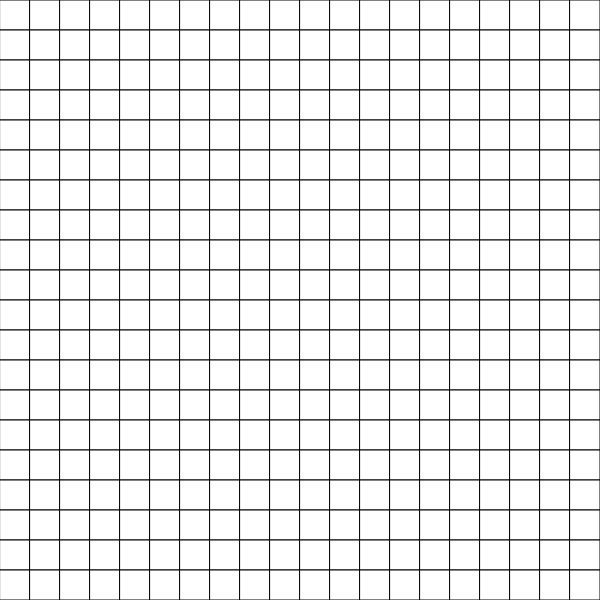
Frame 1 (no input)
Frame 60 (no input): identical to frame 1, image omitted
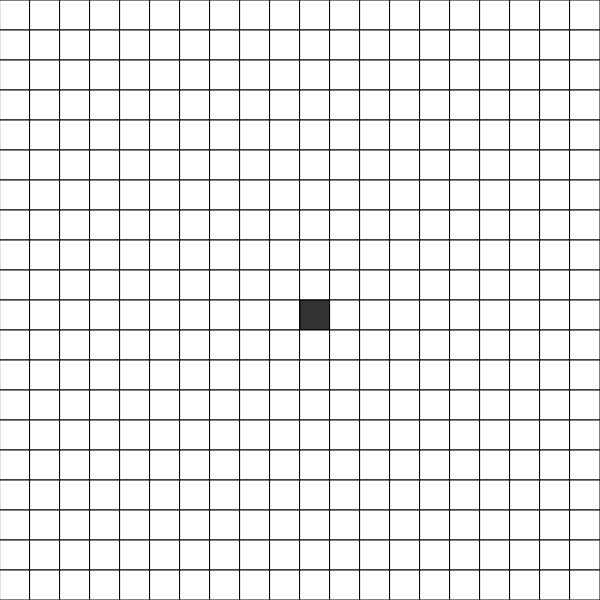
Frame 120 (the mouse pressed at the canvas centre since frame 60)

The p5.js sketch that drew these frames (run headless with seeded random() and noise() and a simulated clock; from frame 60 on, the mouse is pressed at the canvas centre):

// p5.js sketch
// ── sketch.js
let rows;
let cols;
let cellsize = 30;
let grid = [];
let solveButton;
let clearButton;

function setup() {
  createCanvas(600, 600);

  rows = floor(height / cellsize);
  cols = floor(width / cellsize);

  //create cells
  for (let i = 0; i < rows; i++) {
    for (let j = 0; j < cols; j++) {
      let newCell = new Cell(i, j);
      grid.splice(index(i, j), 0, newCell);
    }
  }
  //

  //add neighbours
  for (cell of grid) {
    cell.addNeighbours();
  }
  //

  //create buttons
  solveButton = createButton("solve");
  solveButton.position(20, height + 20);
  solveButton.mousePressed(bfs);

  clearButton = createButton("clear");
  clearButton.position(120, height + 20);
  clearButton.mousePressed(reset);
  //
}

function draw() {
  background(51);

  //draw cell on canvas
  for (let cell of grid) {
    cell.show();
  }
  //

  //xxxxxxxxxxxxxxxxxMAKING START END WALLS LOGICxxxxxxxxxxxxxxxxx
  let x = floor(map(mouseX, 0, width, 0, cols));
  let y = floor(map(mouseY, 0, height, 0, rows));
  if (x >= 0 && y >= 0 && x < cols && y < rows) {
    if (mouseIsPressed && mouseButton == LEFT) {
      grid[index(x, y)].isWall = true;
    }
    if (keyIsPressed && key === "s") {
      grid[index(x, y)].isStart = true;
    }
    if (keyIsPressed && key === "e") {
      grid[index(x, y)].isEnd = true;
    }
  }
  //xxxxxxxxxxxxxxxxxMAKING START END WALLS LOGICxxxxxxxxxxxxxxxxx
}

//HELPER FUNCTONS
function index(i, j) {
  if (i < 0 || i >= rows || j < 0 || j >= cols) {
    return -1;
  }
  return i * rows + j;
}

function reset() {
  //clear the grid
  grid = [];
  //create cells
  for (let i = 0; i < rows; i++) {
    for (let j = 0; j < cols; j++) {
      let newCell = new Cell(i, j);
      grid.splice(index(i, j), 0, newCell);
    }
  }
  //

  //add neighbours
  for (cell of grid) {
    cell.addNeighbours();
  }
  //
}

// ── bfs.js
function bfs() {
  let startNode;
  let endNode;
  for (let cell of grid) {
    if (cell.isStart) {
      startNode = cell;
    }
    if (cell.isEnd) {
      endNode = cell;
    }
  }
  let Q = [];
  startNode.discovered = true;
  //push in Q
  Q.splice(0, 0, startNode);
  while (Q.length > 0) {
    let current = Q.pop();
    if (current.isEnd) {
      console.log("found goal node");
      break;
    } else {
      for (let neighbour of current.neighbours) {
        // console.log(neighbour);
        if (!neighbour.discovered) {
          // console.log(neighbour);
          neighbour.discovered = true;
          neighbour.parent = current;
          Q.splice(0, 0, neighbour);
        }
      }
    }
  }

  let end = endNode;
  while (end.parent != null) {
    // console.log(end);
    end.isPath = true;
    end = end.parent;
  }
  //   console.log(startNode);
}

// ── cell.js
class Cell {
  constructor(i, j) {
    this.x = i;
    this.y = j;
    this.neighbours = [];
    this.isStart = false;
    this.isEnd = false;
    this.isWall = false;
    this.discovered = false;
    this.parent = null;
    this.isPath = false;
    this.clr = [255, 255, 255, 255];
  }

  show() {
    if (this.isStart) {
      this.clr = [0, 255, 0, 100];
    }
    if (this.isWall) {
      this.clr = [50, 50, 50, 75];
    }
    if (this.isEnd) {
      this.clr = [255, 0, 0, 150];
    }
    if (this.discovered) {
      this.clr = [255, 0, 255, 100];
    }
    if (this.isPath) {
      this.clr = [255, 255, 50, 255];
    }
    fill(this.clr[0], this.clr[1], this.clr[2], this.clr[3]);
    rect(this.x * cellsize, this.y * cellsize, cellsize, cellsize);
  }

  addNeighbours() {
    let top = index(this.x - 1, this.y);
    let right = index(this.x, this.y + 1);
    let bottom = index(this.x + 1, this.y);
    let left = index(this.x, this.y - 1);
    if (top != -1) {
      this.neighbours.push(grid[top]);
    }
    if (right != -1) {
      this.neighbours.push(grid[right]);
    }
    if (bottom != -1) {
      this.neighbours.push(grid[bottom]);
    }
    if (left != -1) {
      this.neighbours.push(grid[left]);
    }
  }
}
